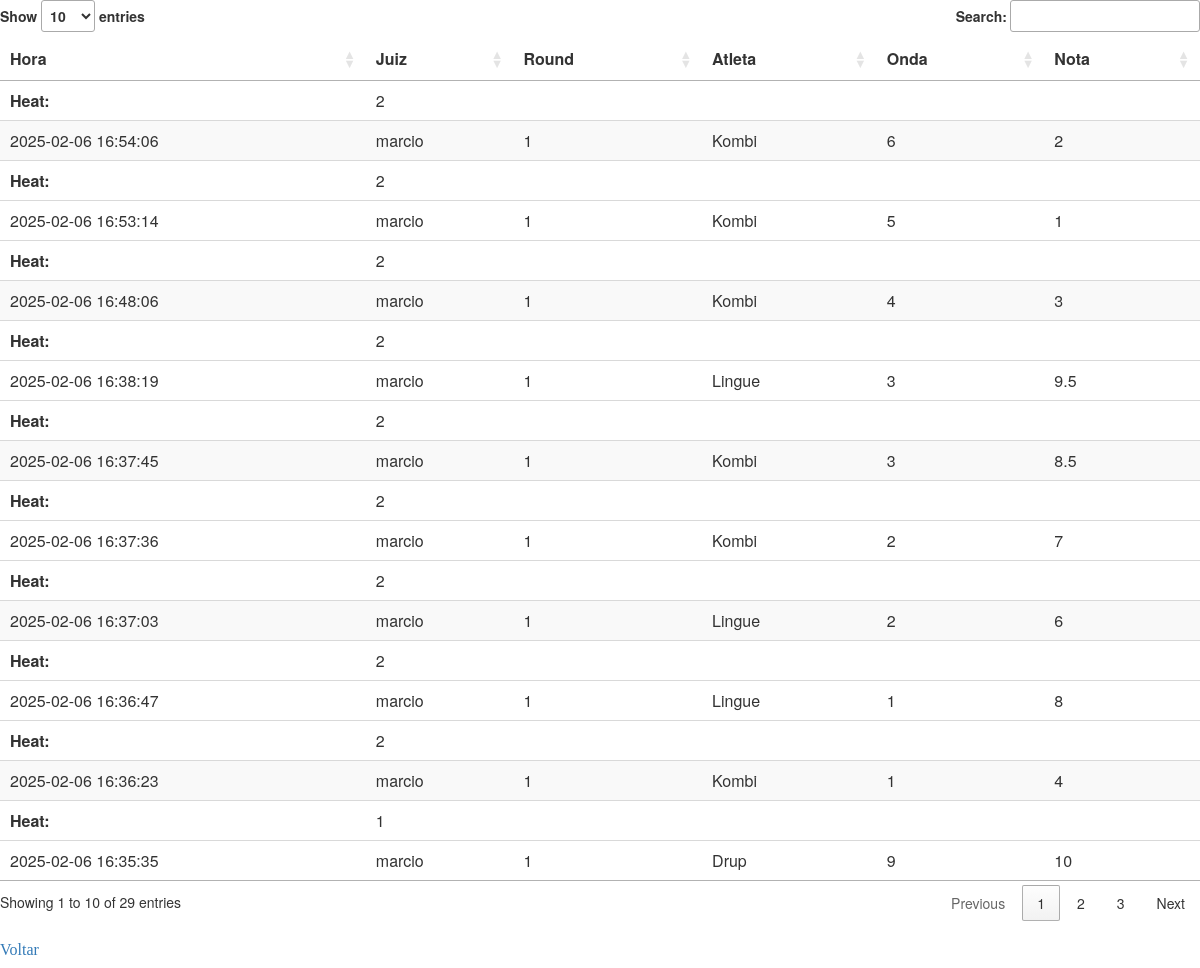
Screenshot of /listanotas2.php (signed in) with the database file from the repository.
### tables this page shows
CREATE TABLE `notas` (
  `id_nota` int(11) NOT NULL AUTO_INCREMENT,
  `juiz` varchar(45) DEFAULT NULL,
  `ip` varchar(15) DEFAULT NULL,
  `hora` datetime DEFAULT current_timestamp(),
  `round` int(11) DEFAULT NULL,
  `heat` int(11) DEFAULT NULL,
  `atleta` int(2) NOT NULL,
  `onda` int(11) DEFAULT NULL,
  `nota` float DEFAULT NULL,
  `chave` double GENERATED ALWAYS AS (`round` * 100 + `heat`) VIRTUAL,
  PRIMARY KEY (`id_nota`),
  UNIQUE KEY `id_nota_UNIQUE` (`id_nota`)
);

CREATE TABLE `atletas` (
  `id_atletas` int(2) NOT NULL,
  `nome` varchar(45) DEFAULT NULL,
  PRIMARY KEY (`id_atletas`),
  UNIQUE KEY `id_atletas_UNIQUE` (`id_atletas`)
);

### session.php (called while the page is built, shortened)
<?php
$db = mysqli_connect(DB_SERVER, DB_USERNAME, DB_PASSWORD, DB_DATABASE);
$user_check = $_SESSION['login_user'];
$ses_sql = mysqli_query($db, "SELECT nome FROM juizes WHERE nome = '$user_check'");
$row = mysqli_fetch_array($ses_sql, MYSQLI_ASSOC);
$login_session = $row['nome'];
?>

### listanotas2.php (the view, shortened to what this page needs)
<?php
include('../session.php');
?>
<html>
    <head>
        <link rel= "stylesheet" href= "https://maxcdn.bootstrapcdn.com/bootstrap/3.3.7/css/bootstrap.min.css" >
        <link rel= "stylesheet" href= "https://cdn.datatables.net/1.10.19/css/dataTables.bootstrap.min.css" >
        <link rel= "stylesheet" href= "https://cdn.datatables.net/1.10.19/css/jquery.dataTables.min.css" >
    </head>
    <body>
        <table id="example" class="display" style="width:100%">
            <thead>
                <tr>
                    <th>Hora</th>
                    <th>Juiz</th>
                    <th>Round</th>
                    <th>Atleta</th>
                    <th>Onda</th>
                    <th>Nota</th>
                </tr>
            </thead>
            <tbody>
                <?php
                $con = mysqli_connect('localhost', 'root', '', 'rsk');
                mysqli_select_db($con, "rsk");
                $sql = "SELECT t1.hora,t1.juiz,t1.round,t1.heat,t2.nome,t1.onda,t1.nota FROM (notas as t1, atletas as t2) WHERE t2.id_atletas=t1.atleta AND t1.juiz='$login_session' ORDER BY t1.id_nota DESC";
                $result = mysqli_query($con, $sql);
                while ($row = mysqli_fetch_array($result)) {
                    echo "<tr>";
                    echo "<td>" . $row['hora'] . "</td>";
                    echo "<td>" . $row['juiz'] . "</td>";
                    echo "<td>" . $row['round'] . "</td>";
                    echo "<td>" . $row['heat'] . "</td>";
                    echo "<td>" . $row['nome'] . "</td>";
                    echo "<td>" . $row['onda'] . "</td>";
                    echo "<td>" . $row['nota'] . "</td>";
                    echo "</tr>";
                }
                echo "</table>";
                ?>
        <h1><a href = "welcome.php"><font size="3" face="bold">Voltar</font></a></h1>
    </body>
</html>

### rows the page displays
notas: hora "2025-02-06 16:54:06", juiz "marcio", round "1", heat "2", atletas.nome "Kombi", onda "6", nota "2"
notas: hora "2025-02-06 16:53:14", juiz "marcio", round "1", heat "2", atletas.nome "Kombi", onda "5", nota "1"
notas: hora "2025-02-06 16:48:06", juiz "marcio", round "1", heat "2", atletas.nome "Kombi", onda "4", nota "3"
notas: hora "2025-02-06 16:38:19", juiz "marcio", round "1", heat "2", atletas.nome "Lingue", onda "3", nota "9.5"
notas: hora "2025-02-06 16:37:45", juiz "marcio", round "1", heat "2", atletas.nome "Kombi", onda "3", nota "8.5"
notas: hora "2025-02-06 16:37:36", juiz "marcio", round "1", heat "2", atletas.nome "Kombi", onda "2", nota "7"
notas: hora "2025-02-06 16:37:03", juiz "marcio", round "1", heat "2", atletas.nome "Lingue", onda "2", nota "6"
notas: hora "2025-02-06 16:36:47", juiz "marcio", round "1", heat "2", atletas.nome "Lingue", onda "1", nota "8"
notas: hora "2025-02-06 16:36:23", juiz "marcio", round "1", heat "2", atletas.nome "Kombi", onda "1", nota "4"
notas: hora "2025-02-06 16:35:35", juiz "marcio", round "1", heat "1", atletas.nome "Drup", onda "9", nota "10"
